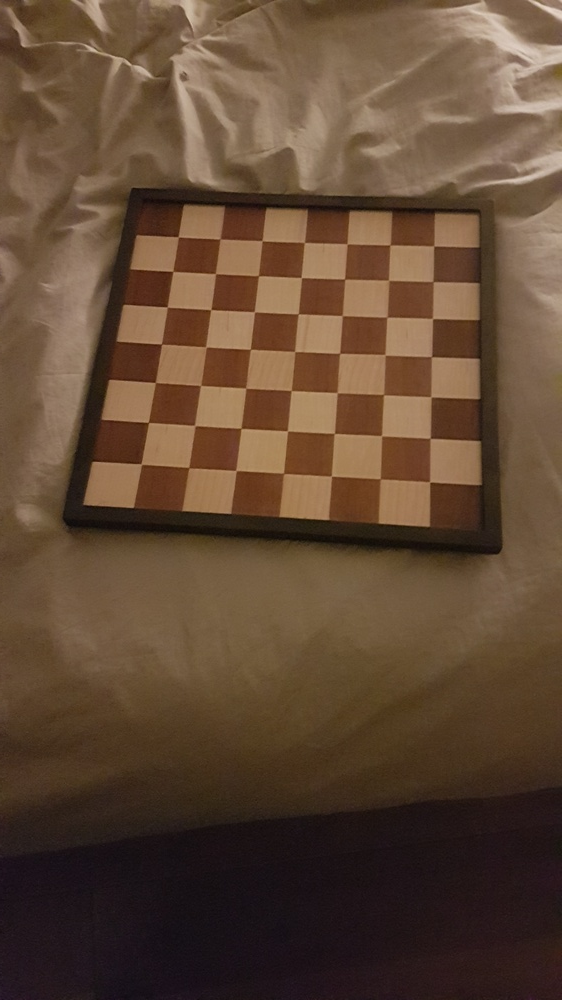
//> input picture pose_estim/data/compImg.jpg, 562 x 1000 px, shrunk from 2268 x 4032 before the run
$ ./main data/compImg.jpg   (built with g++ and OpenCV 4)
//> lines starting //> are read from the running program, lines starting //| are printed output that depends on the picture
#include <opencv2/opencv.hpp>
#include <opencv2/calib3d.hpp>
#include <opencv2/imgproc.hpp>
#include <opencv2/highgui.hpp>
#include <opencv2/core.hpp>
#include <iostream>
#include <vector>

int main(int argc, char** argv) {
    if (argc < 2) {
        std::cerr << "Usage: " << argv[0] << " <image_path>" << std::endl;
        return -1;
    }

    // Load camera calibration parameters (intrinsics and distortion)
    cv::Mat cameraMatrix, distCoeffs;
    cv::FileStorage fs("../camera_params.xml", cv::FileStorage::READ);
    if (!fs.isOpened()) {
        std::cerr << "Error: Could not open the camera calibration file!" << std::endl;
        return -1;
    }
    fs["camera_matrix"] >> cameraMatrix;
    fs["distortion_coefficients"] >> distCoeffs;

    // Load the input image (grayscale)
    cv::Mat img = cv::imread(argv[1], cv::IMREAD_GRAYSCALE);
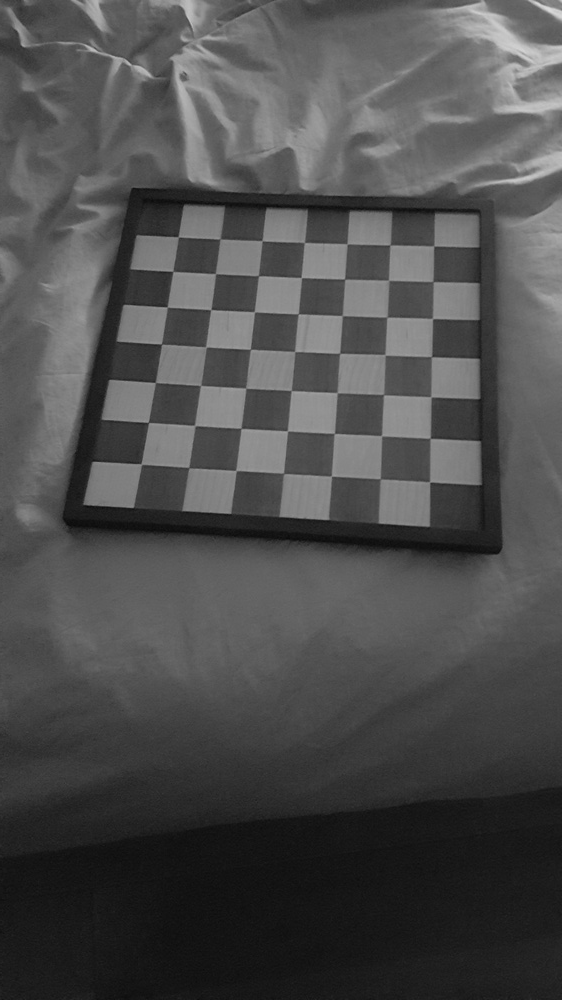
//> img: 1000 rows x 562 cols, CV_8UC1; min 9, max 218, mean 77.2
    if (img.empty()) {
        std::cerr << "Error: Could not load image!" << std::endl;
        return -1;
    }

    // Chessboard size (number of inner corners per row and column)
    cv::Size boardSize(7, 7);
    std::vector<cv::Point2f> corners;

    // Detect the chessboard corners in the image
    bool found = cv::findChessboardCorners(img, boardSize, corners, cv::CALIB_CB_ADAPTIVE_THRESH | cv::CALIB_CB_NORMALIZE_IMAGE);
//> corners = empty; found = false
    if (!found) {
        std::cerr << "Chessboard not found in the image!" << std::endl;
//> (the run ends here: the program exits with an error code, at `return -1;`)
